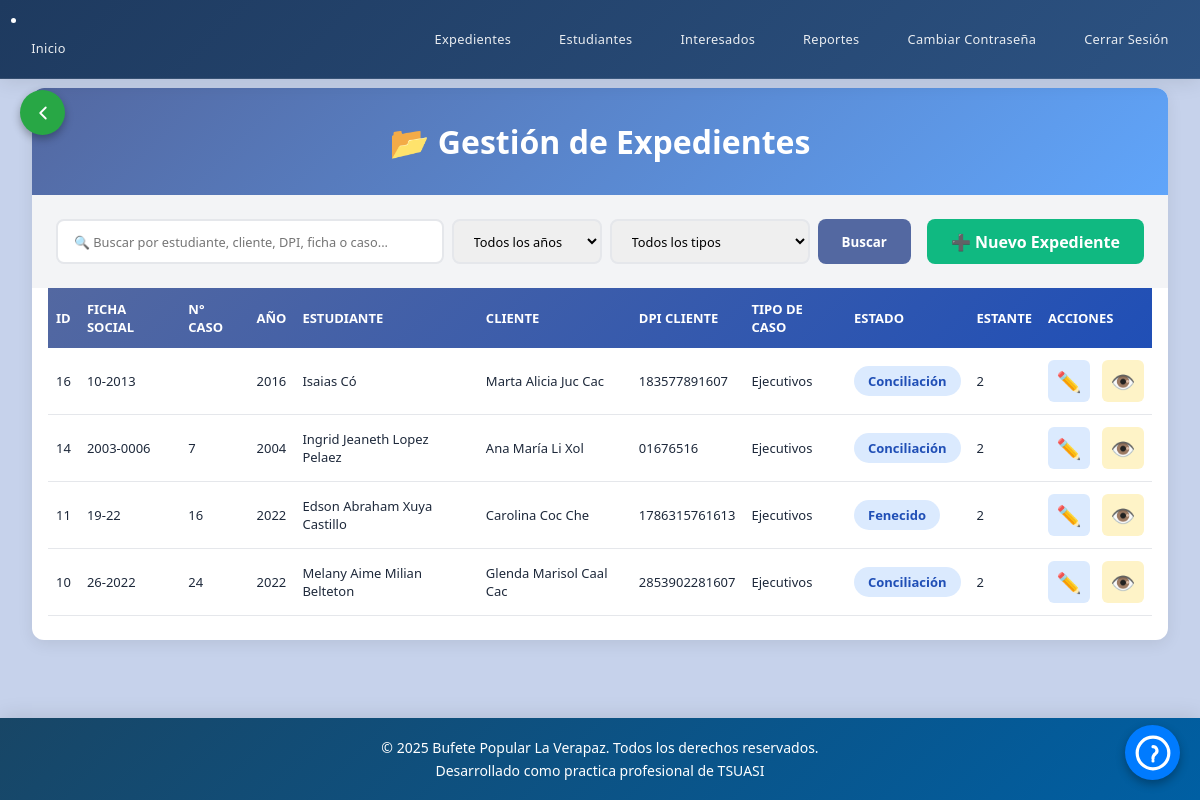
The app's page /app/expedientes/index.php (signed in) with its own data.
### tables this page shows
CREATE TABLE `expedientes` (
  `id_expediente` int(11) NOT NULL AUTO_INCREMENT,
  `ficha_social` varchar(20) DEFAULT NULL,
  `numero_caso` varchar(2) DEFAULT NULL,
  `anio` year(4) DEFAULT NULL,
  `dpi_interesado_exp` varchar(20) DEFAULT NULL,
  `id_interesado` int(11) NOT NULL,
  `dpi_estudiante_exp` varchar(20) DEFAULT NULL,
  `id_estudiante` int(11) NOT NULL,
  `id_juzgado` int(11) DEFAULT NULL,
  `num_proceso` varchar(50) DEFAULT NULL,
  `folios` int(4) NOT NULL,
  `id_asesor` int(11) DEFAULT NULL,
  `id_tipo_exp` int(11) NOT NULL,
  `id_estado_exp` int(11) NOT NULL,
  `fecha_inicio` date NOT NULL,
  `fecha_audiencia1` date DEFAULT NULL,
  `fecha_audiencia2` date DEFAULT NULL,
  `fecha_finalizacion` date DEFAULT NULL,
  `observaciones` text DEFAULT NULL,
  `id_estante` int(11) DEFAULT NULL,
  PRIMARY KEY (`id_expediente`),
  KEY `id_juzgado` (`id_juzgado`),
  KEY `id_asesor` (`id_asesor`),
  KEY `id_tipo_caso` (`id_tipo_exp`),
  KEY `id_estado_expe` (`id_estado_exp`),
  KEY `id_estante` (`id_estante`),
  KEY `fk_expedientes_interesado` (`id_interesado`),
  KEY `fk_expedientes_estudiante` (`id_estudiante`),
  CONSTRAINT `expedientes_ibfk_3` FOREIGN KEY (`id_juzgado`) REFERENCES `juzgados` (`id_juzgado`),
  CONSTRAINT `expedientes_ibfk_4` FOREIGN KEY (`id_asesor`) REFERENCES `asesores` (`id_asesor`),
  CONSTRAINT `expedientes_ibfk_5` FOREIGN KEY (`id_tipo_exp`) REFERENCES `tipo_caso` (`id_tipo_exp`),
  CONSTRAINT `expedientes_ibfk_6` FOREIGN KEY (`id_estado_exp`) REFERENCES `estados_exp` (`id_estado_exp`),
  CONSTRAINT `expedientes_ibfk_7` FOREIGN KEY (`id_estante`) REFERENCES `estantes` (`id_estante`),
  CONSTRAINT `fk_expedientes_estudiante` FOREIGN KEY (`id_estudiante`) REFERENCES `estudiantes` (`id_estudiante`) ON UPDATE CASCADE,
  CONSTRAINT `fk_expedientes_interesado` FOREIGN KEY (`id_interesado`) REFERENCES `interesados` (`id_interesado`) ON UPDATE CASCADE
);

CREATE TABLE `estudiantes` (
  `id_estudiante` int(11) NOT NULL AUTO_INCREMENT,
  `dpi_estudiante` varchar(13) DEFAULT NULL,
  `carnetEstudiantil` varchar(7) DEFAULT NULL,
  `nombre` varchar(50) NOT NULL,
  `apellido` varchar(50) NOT NULL,
  `telefono` varchar(15) DEFAULT NULL,
  `id_carrera` int(11) NOT NULL,
  `id_estado` int(11) NOT NULL,
  PRIMARY KEY (`id_estudiante`),
  UNIQUE KEY `carnet_Est` (`carnetEstudiantil`),
  UNIQUE KEY `idx_dpi_unique` (`dpi_estudiante`),
  KEY `id_carrera` (`id_carrera`),
  KEY `id_estado` (`id_estado`),
  CONSTRAINT `estudiantes_ibfk_1` FOREIGN KEY (`id_carrera`) REFERENCES `carreras` (`id_carrera`),
  CONSTRAINT `estudiantes_ibfk_2` FOREIGN KEY (`id_estado`) REFERENCES `estados` (`id_estado`)
);

CREATE TABLE `interesados` (
  `id_interesado` int(11) NOT NULL AUTO_INCREMENT,
  `dpi_interesado` varchar(20) DEFAULT NULL,
  `nombre` varchar(50) NOT NULL,
  `apellido` varchar(50) NOT NULL,
  `telefono` varchar(15) DEFAULT NULL,
  `direccion_exacta` varchar(255) DEFAULT NULL,
  `id_lugar` int(11) NOT NULL,
  PRIMARY KEY (`id_interesado`),
  UNIQUE KEY `idx_dpi_interesado_unique` (`dpi_interesado`),
  KEY `id_lugar` (`id_lugar`),
  CONSTRAINT `interesados_ibfk_1` FOREIGN KEY (`id_lugar`) REFERENCES `lugares` (`id_lugar`)
);

CREATE TABLE `tipo_caso` (
  `id_tipo_exp` int(11) NOT NULL AUTO_INCREMENT,
  `caso` varchar(50) NOT NULL,
  `id_area` int(11) NOT NULL,
  PRIMARY KEY (`id_tipo_exp`),
  KEY `id_area` (`id_area`),
  CONSTRAINT `tipo_caso_ibfk_1` FOREIGN KEY (`id_area`) REFERENCES `areas` (`id_area`)
);

CREATE TABLE `estados_exp` (
  `id_estado_exp` int(11) NOT NULL AUTO_INCREMENT,
  `estado_exp` varchar(25) NOT NULL,
  PRIMARY KEY (`id_estado_exp`)
);

CREATE TABLE `estantes` (
  `id_estante` int(11) NOT NULL AUTO_INCREMENT,
  `estante` int(11) NOT NULL,
  PRIMARY KEY (`id_estante`)
);

### app/expedientes/index.php (the view, shortened to what this page needs)
<?php
include('../conexion.php');
$busqueda = isset($_GET['buscar']) ? trim($_GET['buscar']) : '';
$filtro_anio = isset($_GET['anio']) ? trim($_GET['anio']) : '';
$filtro_tipo_caso = isset($_GET['tipo_caso']) ? trim($_GET['tipo_caso']) : '';
$registros_por_pagina = 10;
$pagina_actual = isset($_GET['pagina']) && is_numeric($_GET['pagina']) && (int)$_GET['pagina'] > 0
    ? (int)$_GET['pagina'] : 1;
$where = 'WHERE 1=1';
$offset = ($pagina_actual - 1) * $registros_por_pagina;
$sql = "
    SELECT
        e.id_expediente,
        e.ficha_social,
        e.numero_caso,
        e.anio,
        e.folios,
        es.id_estudiante,
        es.dpi_estudiante,
        es.nombre AS estudiante_nombre,
        es.apellido AS estudiante_apellido,
        i.id_interesado,
        i.dpi_interesado,
        i.nombre AS interesado_nombre,
        i.apellido AS interesado_apellido,
        ee.estado_exp AS estado,
        ee.id_estado_exp,
        tc.caso AS tipo_caso,
        est.estante AS estante_nombre,
        e.id_estante
    FROM expedientes e
    INNER JOIN estudiantes es ON e.id_estudiante = es.id_estudiante
    INNER JOIN interesados i ON e.id_interesado = i.id_interesado
    INNER JOIN estados_exp ee ON e.id_estado_exp = ee.id_estado_exp
    INNER JOIN tipo_caso tc ON e.id_tipo_exp = tc.id_tipo_exp
    LEFT JOIN estantes est ON e.id_estante = est.id_estante
    {$where}
    ORDER BY e.id_expediente DESC
    LIMIT :limit OFFSET :offset
";
$stmt = $conn->prepare($sql);
$stmt->bindValue(':limit', $registros_por_pagina, PDO::PARAM_INT);
$stmt->bindValue(':offset', $offset, PDO::PARAM_INT);
$stmt->execute();
$expedientes = $stmt->fetchAll(PDO::FETCH_ASSOC);
?>
<!DOCTYPE html>
<html lang="es">
<head>
    <link rel="stylesheet" href="../css/style.css">
    <link rel="stylesheet" href="styleExp.css">
</head>
<body>
<?php include('../navbar.php'); ?>
<?php include('../boton_ayuda.php'); ?>
<?php include('../boton_volver.php'); ?>
<main class="main-content">
    <div class="container">
        <div class="card">
            <div class="card-header">
                <h1>📂 Gestión de Expedientes</h1>
            </div>
            <div class="action-bar">
                <form method="GET" action="" class="search-form">
                    <input type="text"
                        name="buscar"
                        class="search-input"
                        placeholder="🔍 Buscar por estudiante, cliente, DPI, ficha o caso..."
                        value="<?= htmlspecialchars($busqueda) ?>">
                    <select name="anio" class="search-input" style="max-width: 150px;">
                        <option value="">Todos los años</option>
                    </select>
                    <select name="tipo_caso" class="search-input" style="max-width: 200px;">
                        <option value="">Todos los tipos</option>
                    </select>
                    <button type="submit" class="btn btn-primary">Buscar</button>
                </form>
                <a href="crear_exp.php" class="btn btn-success">
                    ➕ Nuevo Expediente
                </a>
            </div>
            <div class="table-responsive">
                <table class="table">
                    <thead>
                        <tr>
                            <th>ID</th>
                            <th>Ficha Social</th>
                            <th>N° Caso</th>
                            <th>Año</th>
                            <th>Estudiante</th>
                            <th>Cliente</th>
                            <th>DPI Cliente</th>
                            <th>Tipo de Caso</th>
                            <th>Estado</th>
                            <th>Estante</th>
                            <th>Acciones</th>
                        </tr>
                    </thead>
                    <tbody>
                        <?php if (empty($expedientes)): ?>
                            <tr>
                                <td colspan="11" class="text-center">
                                    <?php if (!empty($busqueda) || !empty($filtro_anio) || !empty($filtro_tipo_caso)): ?>
                                        No se encontraron expedientes con los filtros aplicados
                                    <?php else: ?>
                                        No hay expedientes registrados
                                    <?php endif; ?>
                                </td>
                            </tr>
                        <?php else: ?>
                            <?php foreach($expedientes as $exp): ?>
                                <tr>
                                    <td><?= htmlspecialchars($exp['id_expediente']) ?></td>
                                    <td><?= htmlspecialchars($exp['ficha_social']) ?></td>
                                    <td><?= htmlspecialchars($exp['numero_caso']) ?></td>
                                    <td><?= htmlspecialchars($exp['anio']) ?></td>
                                    <td><?= htmlspecialchars($exp['estudiante_nombre'] . ' ' . $exp['estudiante_apellido']) ?></td>
                                    <td><?= htmlspecialchars($exp['interesado_nombre'] . ' ' . $exp['interesado_apellido']) ?></td>
                                    <td><?= htmlspecialchars($exp['dpi_interesado']) ?></td>
                                    <td><?= htmlspecialchars($exp['tipo_caso']) ?></td>
                                    <td>
                                        <span class="badge badge-info">
                                            <?= htmlspecialchars($exp['estado']) ?>
                                        </span>
                                    </td>
                                    <td><?= htmlspecialchars($exp['estante_nombre'] ?: 'Sin asignar') ?></td>
                                    <td>
                                        <div class="btn-group">
                                            <button onclick="editar(<?= $exp['id_expediente'] ?>)"
                                                    class="btn-icon btn-edit"
                                                    title="Editar expediente">
                                                ✏️
                                            </button>
                                            <button onclick="verDetalle(<?= $exp['id_expediente'] ?>)"
                                                    class="btn-icon btn-view"
                                                    title="Ver detalles completos">
                                                👁️
                                            </button>
                                        </div>
                                    </td>
                                </tr>
                            <?php endforeach; ?>
                        <?php endif; ?>
                    </tbody>
                </table>
            </div>
        </div>
    </div>
</main>
<?php include('../footer.php'); ?>
</body>
</html>

### app/navbar.php (shortened to what this page needs)
<nav class="navbar">
    <li class="nav-item">
        <a href="../modulo_inicio/dashboard.php">Inicio</a>
    </li>
    <ul class="navbar-menu">
        <li class="nav-item">
            <a href="#">Expedientes</a>
        </li>
        <li class="nav-item">
            <a href="#">Estudiantes</a>
        </li>
        <li class="nav-item">
            <a href="#">Interesados</a>
        </li>
        <li class="nav-item">
            <a href="#">Reportes</a>
        </li>
        <li class="nav-item">
            <a href="../modulo_inicio/cambiar_contrasena.php">Cambiar Contraseña</a>
        </li>
        <li class="nav-item">
            <a href="../modulo_inicio/logout.php" class="btn-cerrar-sesion">Cerrar Sesión</a>
        </li>
    </ul>
</nav>

### app/boton_ayuda.php (shortened to what this page needs)
<a href="https://www.canva.com/design/DAG0mxYw3s4/7wztjIpElTUOzbIfcvBbFQ/edit?utm_content=DAG0mxYw3s4&utm_campaign=designshare&utm_medium=link2&utm_source=sharebutton"
  target="_blank"
  class="boton-ayuda"
  title="Ayuda">
</a>

### app/boton_volver.php (shortened to what this page needs)
<?php
$destino_volver = 'index.php';
$pagina_actual = basename($_SERVER['PHP_SELF']);
if ($pagina_actual === 'index.php') {
    $destino_volver = '../modulo_inicio/dashboard.php';
}
?>
<a href="<?= $destino_volver ?>" class="boton-volver" title="Volver">
  <svg xmlns="http://www.w3.org/2000/svg" class="icono-volver" viewBox="0 0 24 24">
    <path d="M15 18l-6-6 6-6" stroke="white" stroke-width="2" fill="none" stroke-linecap="round" stroke-linejoin="round"/>
  </svg>
</a>

### app/footer.php
<footer class="footer">
    <div class="footer-container">
        <p>&copy; <?php echo date("Y"); ?> Bufete Popular La Verapaz. Todos los derechos reservados.</p>
        <p>Desarrollado como practica profesional de TSUASI</p>
    </div>
</footer>

### app/css/style.css (style rules this page uses)
* { box-sizing: border-box;margin: 0;padding: 0; }
main { flex: 1 0 auto;display: flex;flex-direction: column;padding: 20px; }
.navbar { background: linear-gradient(135deg, #1e3a5f 0%, #2c5282 100%); backdrop-filter: blur(10px); color: #ffffff; padding: 0.7rem; display: flex; justify-content: space-between; align-items: center; font-size: 0.8rem; position: fixed; top: 0; left: 0; width: 100%; z-index: 1000; box-sizing: border-box; box-shadow: 0 2px 20px rgba(0, 0, 0, 0.1); border-bottom: 1px solid rgba(255, 255, 255, 0.1); }
.navbar-menu { list-style: none;display: flex;margin: 0;padding: 0;gap: 0.5rem; }
.nav-item { position: relative; }
.nav-item a { color: rgba(255, 255, 255, 0.9); text-decoration: none; padding: 0.625rem 1.25rem; display: block; border-radius: 8px; font-weight: 500; transition: all 0.3s ease; letter-spacing: 0.3px; }
.nav-item::before { content: ''; position: absolute; top: 100%; left: 0; right: 0; height: 0.5rem; background: transparent; z-index: 1; }
.footer, footer { background: linear-gradient(135deg, #184666 0%, #005fa3 100%); color: white; text-align: center; padding: 1rem 0; font-size: 0.875rem; margin-top: auto; flex-shrink: 0; box-sizing: border-box; box-shadow: 0 -2px 20px rgba(0, 0, 0, 0.1); }
.footer-container { max-width: 1400px;margin: 0 auto;padding: 0 1rem; }
footer p, .footer p { margin: 0.25rem 0; }

### app/boton_ayuda.php (style rules this page uses)
.boton-ayuda { position: fixed;bottom: 20px;right: 20px;background-color: #007bff;border-radius: 50%;width: 55px;height: 55px;display: flex;align-items: center;justify-content: center;box-shadow: 0 4px 10px rgba(0,0,0,0.3);transition: transform 0.3s ease, background-color 0.3s ease;z-index: 1000;text-decoration: none; }
.icono-ayuda { width: 38px; height: 38px; }

### app/boton_volver.php (style rules this page uses)
.boton-volver { position: fixed; top: 90px; left: 20px; z-index: 9999; width: 45px; height: 45px; background-color: #28a745; border-radius: 50%; display: flex; align-items: center; justify-content: center; box-shadow: 0 4px 8px rgba(0,0,0,0.3); text-decoration: none; cursor: pointer; transition: transform 0.2s ease, background-color 0.2s ease; }
.icono-volver { width: 22px; height: 22px;stroke: white; }

### records on screen
expedientes: id_expediente "16", ficha_social "10-2013", anio "2016", id_estudiante.apellido "Isaias Có", id_interesado.apellido "Marta Alicia Juc Cac", id_interesado.dpi_interesado "183577891607", id_tipo_exp.caso "Ejecutivos", id_estado_exp.estado_exp "Conciliación", id_estante.estante "2"
expedientes: id_expediente "14", ficha_social "2003-0006", numero_caso "7", anio "2004", id_estudiante.apellido "Ingrid Jeaneth Lopez Pelaez", id_interesado.apellido "Ana María Li Xol", id_interesado.dpi_interesado "01676516", id_tipo_exp.caso "Ejecutivos", id_estado_exp.estado_exp "Conciliación", id_estante.estante "2"
expedientes: id_expediente "11", ficha_social "19-22", numero_caso "16", anio "2022", id_estudiante.apellido "Edson Abraham Xuya Castillo", id_interesado.apellido "Carolina Coc Che", id_interesado.dpi_interesado "1786315761613", id_tipo_exp.caso "Ejecutivos", id_estado_exp.estado_exp "Fenecido", id_estante.estante "2"
expedientes: id_expediente "10", ficha_social "26-2022", numero_caso "24", anio "2022", id_estudiante.apellido "Melany Aime Milian Belteton", id_interesado.apellido "Glenda Marisol Caal Cac", id_interesado.dpi_interesado "2853902281607", id_tipo_exp.caso "Ejecutivos", id_estado_exp.estado_exp "Conciliación", id_estante.estante "2"
